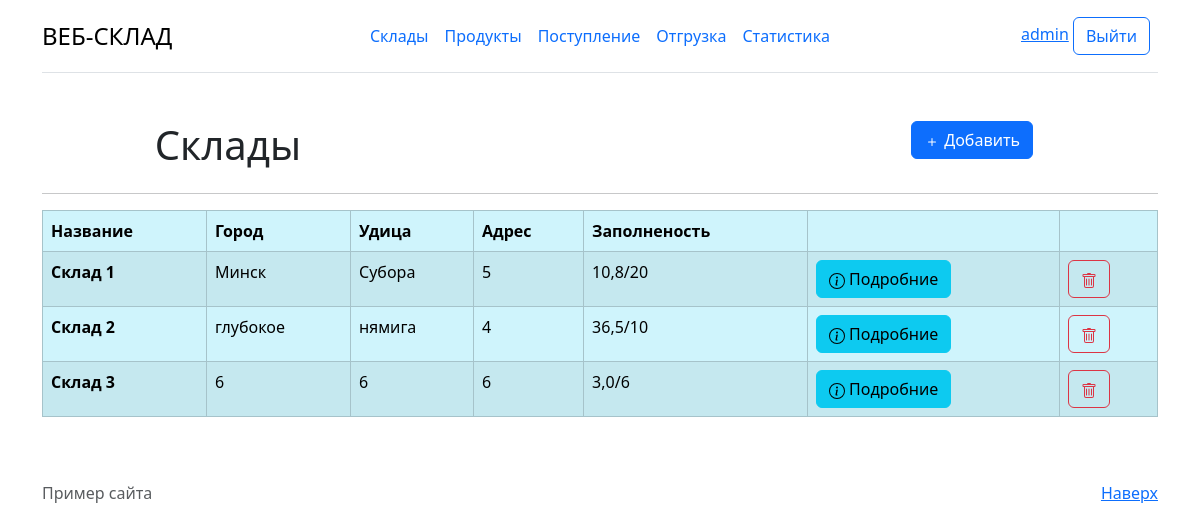
Page /warehouses/ (signed in) on the earlier database version.
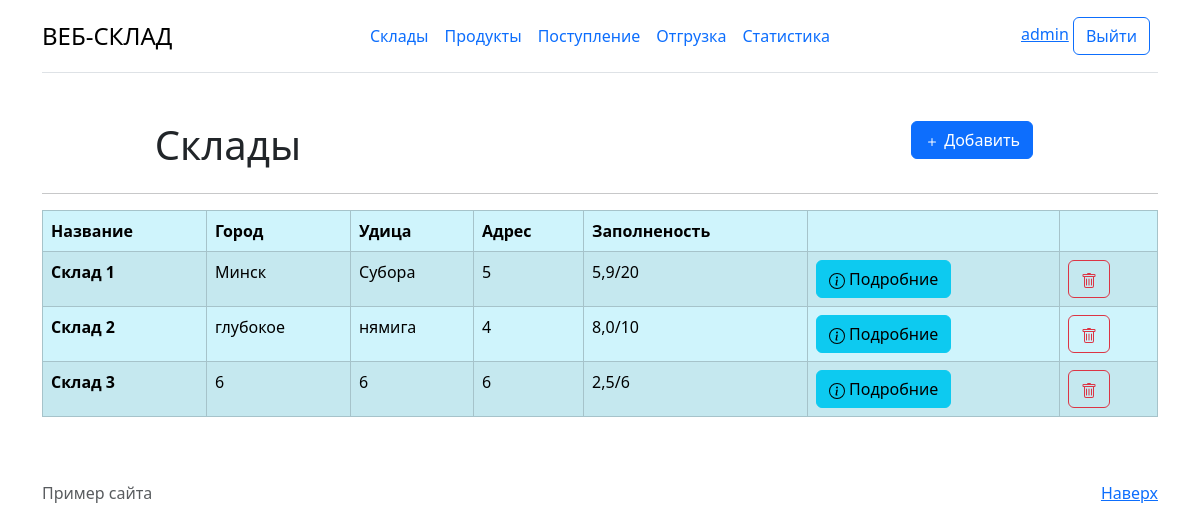
Same page on the later database version.
### warehouses/models.py (models this page shows, shortened)
class Stock(models.Model):
    title = models.CharField('Название',max_length = 50)
    city = models.CharField('Город', max_length = 50)
    street = models.CharField('Улица', max_length = 50)
    address = models.CharField('Адрес', max_length = 50)
    number_racks = models.IntegerField('Количество стиложей')
    occupancy_status = models.FloatField('Заполниность стиложей',default=0)
    class Meta:
        verbose_name = "Склад"
        verbose_name_plural = "Склады"

### warehouses/views.py (the view)
# urls.py: path('', views.StockListView.as_view(), name='warehouses/main'),
class StockListView(LoginRequiredMixin, ListView):
    model = Stock
    template_name = "warehouses/main.html"
    context_object_name = "stock"

### warehouses/templates/warehouses/main.html (shortened to what this page needs)
{% extends 'main/layout.html'%}
{% block container %}
<div class="container mt-5">
    <div class="container text-center">
      <div class="row">
        <div class="col">
          <h1>Cклады</h1>
        </div>
        <div class="col">
        </div>
        <div class="col">
          <a href="{% url 'warehouses/add' %}" type="button" class="btn btn-primary">
            <svg xmlns="http://www.w3.org/2000/svg" width="16" height="16" fill="currentColor" class="bi bi-plus" viewBox="0 0 16 16">
              <path d="M8 4a.5.5 0 0 1 .5.5v3h3a.5.5 0 0 1 0 1h-3v3a.5.5 0 0 1-1 0v-3h-3a.5.5 0 0 1 0-1h3v-3A.5.5 0 0 1 8 4"></path>
            </svg>
            Добавить
          </a>
        </div>
      </div>
    </div>
  <hr>
  {% if stock %}
      <table class="table table-info table-striped table-bordered " >
        <thead>
        <tr>
          <th scope="col">Название</th>
          <th scope="col">Город</th>
          <th scope="col">Удица</th>
          <th scope="col">Адрес</th>
          <th scope="col">Заполненость</th>
          <th scope="col"></th>
          <th scope="col"></th>
        </tr>
        </thead>
        <tbody>
        {% for el in stock%}
        <tr>
          <th>{{el.title}}</th>
          <td>{{el.city}}</td>
          <td>{{el.street}}</td>
          <td>{{el.address}}</td>
          <td>{{el.occupancy_status}}/{{el.number_racks}}</td>
          <th>
            <a href="{%  url 'warehouses/stock_detail' el.id %} " type="button" class="btn btn-info">
              Подробние
            </a>
          </th>
          <th>
            <a href="{%  url 'warehouses/stock_delete' el.id %} " type="button" class="btn btn-outline-danger">
            </a>
          </th>
        </tr>
        {% endfor %}
        </tbody>
      </table>
  {%else%}
      <p>У вас нет складов</p>
  {% endif %}
  </div>
{% endblock %}

Differences in the rows shown:
changed Stock "Склад 1": occupancy_status "10,8" → "5,9"
changed Stock "Склад 2": occupancy_status "36,5" → "8,0"
changed Stock "Склад 3": occupancy_status "3,0" → "2,5"
